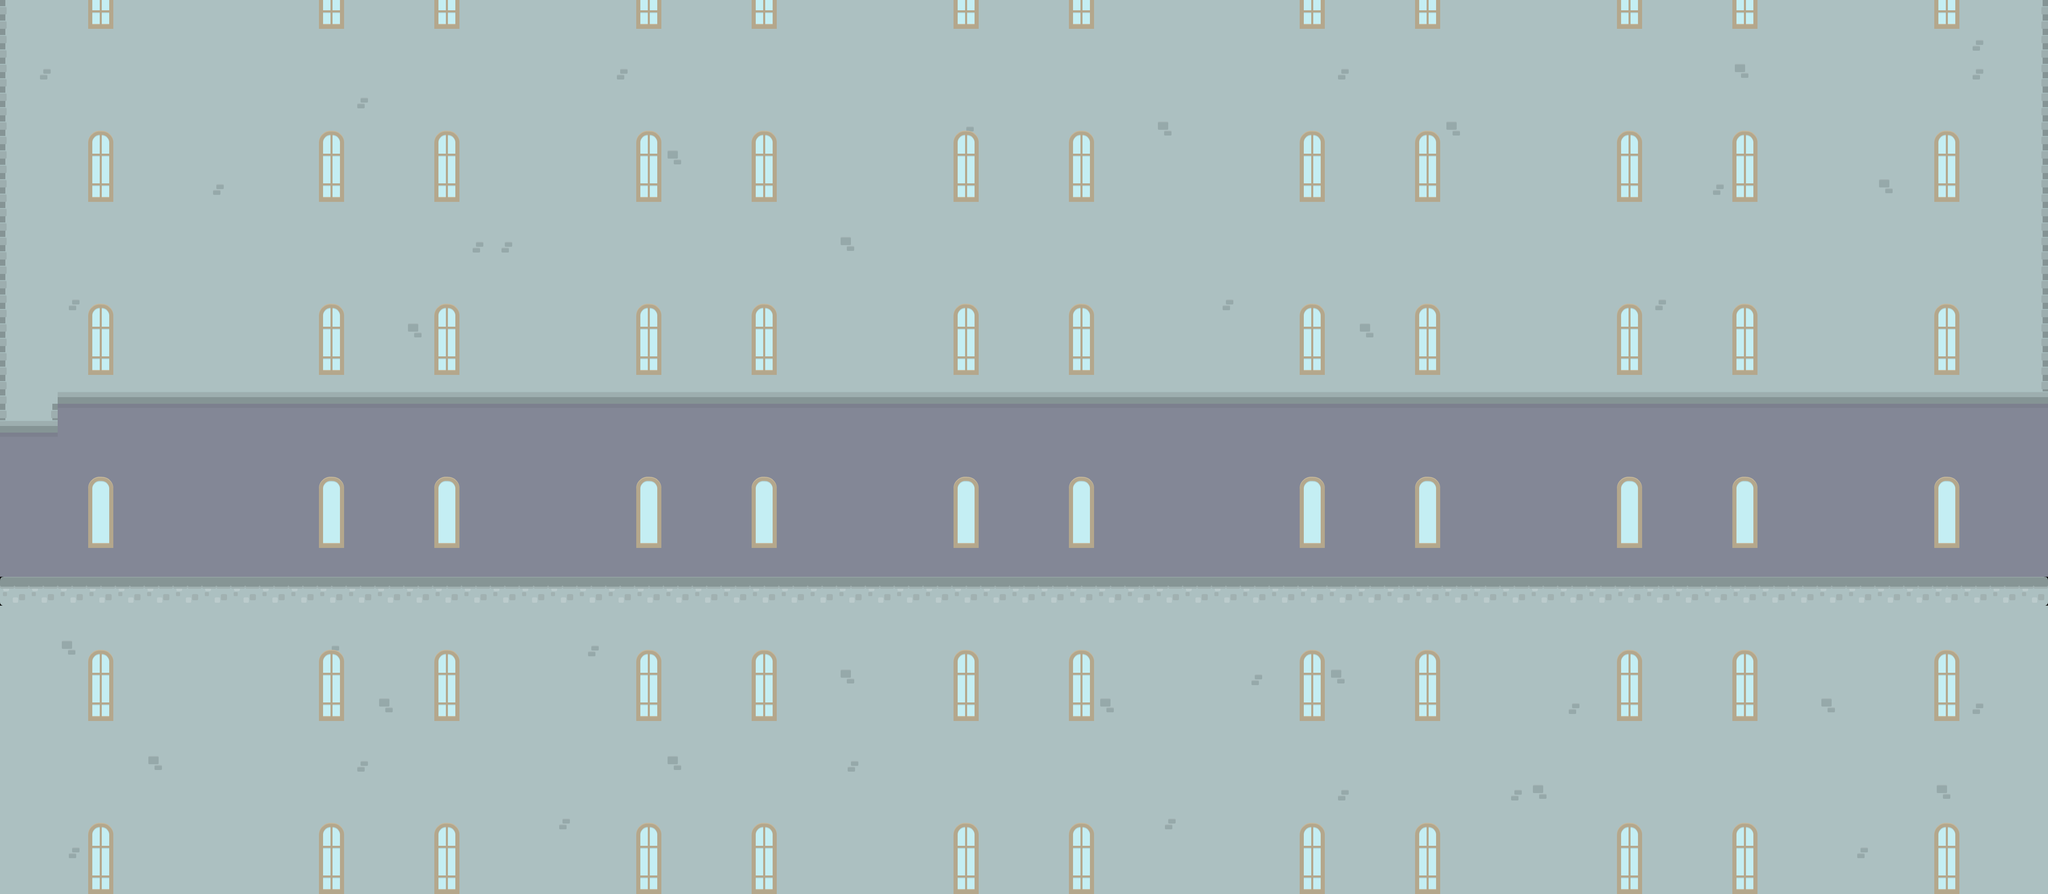

This is a level from a 2D game, rendered from its Tiled map with the project's own tilesets. A one-line summary and the map file follow, with tile-layer data summarised:
An orthogonal 71x31 tile map with 70x70 px tiles, 2 tile layers (Platform1, Decor1), 2 tilesets and 3 objects.

<map version="1.2" tiledversion="1.3.1" orientation="orthogonal" renderorder="right-down" compressionlevel="0" width="71" height="31" tilewidth="70" tileheight="70" infinite="0" nextlayerid="5" nextobjectid="4">
 <tileset firstgid="1" source="NinjaRunTileset.tsx" />
 <tileset firstgid="157" name="NinjaRunBuildings" tilewidth="70" tileheight="70" tilecount="98" columns="14">
  <image source="Platformer art pack/Buildings expansion/sheet.png" width="980" height="490" />
 </tileset>
 <layer id="2" name="Platform1" width="71" height="31">
  <data>[2201 cells, 2201 non-empty, 13 distinct tile ids]</data>
 </layer>
 <layer id="3" name="Decor1" width="71" height="31">
  <data>[2201 cells, 192 non-empty, 6 distinct tile ids]</data>
 </layer>
 <objectgroup id="4" name="Bounds1">
  <object id="1" x="0" y="0" width="4970" height="980" />
  <object id="2" x="0" y="980" width="140" height="70" />
  <object id="3" x="0" y="1400" width="4970" height="770" />
 </objectgroup>
</map>
